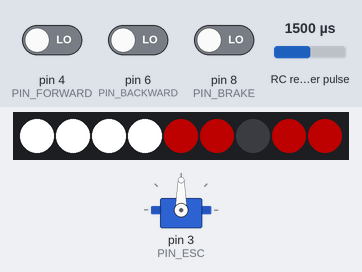
Simulated run of this sketch. Board: Arduino Uno, built with avr-gcc and run on an emulated ATmega328P. On the bench: servo, 9 RGB LEDs in strip order, left to right. Wiring (inferred from the names in the program): RC receiver channel: data pin 10; servo: signal pin 3. Inputs (shaded band) come from the test bench; at power-on: pin 8 (PIN_BRAKE) LOW, RC receiver pulse 1500 µs, pin 4 (PIN_FORWARD) LOW, pin 6 (PIN_BACKWARD) LOW. Servo pulses on a pin are drawn as a servo (544–2400 µs = 0–180°); what the sketch prints to the serial monitor is not drawn.

Above: at 0.72 s.
1.3 s: pin 8 (PIN_BRAKE) driven HIGH
At 1.8 s:
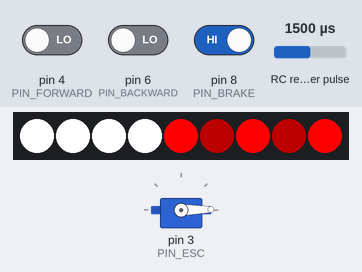
3.8 s: RC receiver pulse (sensor on pin 10) set to 1020 µs
At 5.27 s:
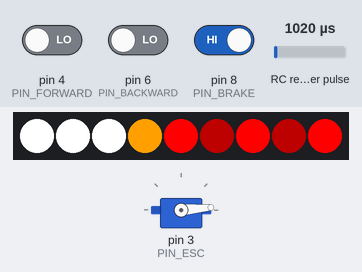
6.8 s: pin 8 (PIN_BRAKE) driven LOW
At 7.05 s:
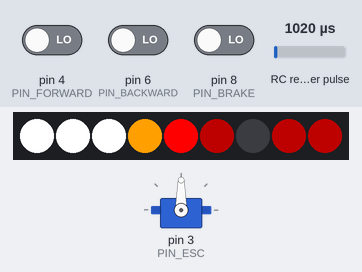
9.1 s: RC receiver pulse (sensor on pin 10) set to 1750 µs
At 10.05 s:
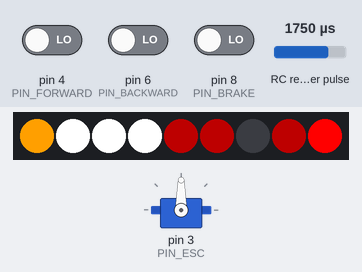
10.8 s: pin 8 (PIN_BRAKE) driven HIGH
At 12.45 s:
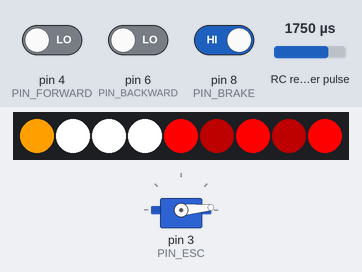
12.6 s: pin 4 (PIN_FORWARD) driven HIGH
Timing chart, 0 to 16.6 s (numbered marks = the images above; inputs shaded):
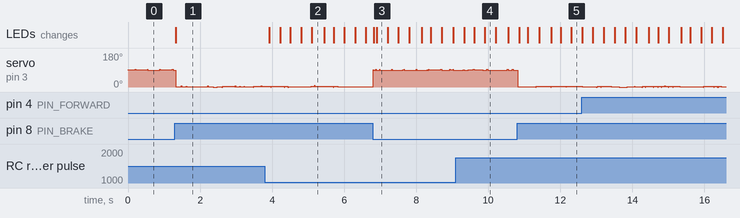

Measured:
- after the input at 1.3 s, the LEDs: change at once (image 1)
- after the input at 3.8 s, the LEDs: change after 0.12 s (image 2)
- after the input at 6.8 s, the LEDs: first change at once (image 3 shows a later state)
- after the input at 9.1 s, the LEDs: change after 0.23 s (image 4)
- after the input at 10.8 s, the LEDs: first change after 0.06 s (image 5 shows a later state)

The sketch:

rc-led.ino
```cpp
// (licence header left out)
// print debugging info
#define SERIAL_ENABLE

// enable addressable LED support
#define LED_ENABLE

#include <PinChangeInterrupt.h>
#ifdef LED_ENABLE
#include <FastLED.h>
#endif // LED_ENABLE

// for attiny85
#if defined (__AVR_ATtiny85__)
  // ATTiny doesn't have serial capability
  #ifdef SERIAL_ENABLE
  #undef SERIAL_ENABLE
  #endif SERIAL_ENABLE

  // inputs
  #define PIN_FORWARD 0
  #define PIN_BACKWARD 1
  // ensure a 50% voltage divider is on the reset pin between the 5v and receiver output
  #define PIN_ANALOG_BRAKE A0
  #define PIN_STEERING 2

  // outputs
  #define PIN_ESC 4
  #define PIN_LED 3
#else
  // inputs
  #define PIN_FORWARD 4
  #define PIN_BACKWARD 6
  #define PIN_BRAKE 8
//  #define PIN_ANALOG_BRAKE A0
  #define PIN_STEERING 10

  // outputs
  #define PIN_ESC 3
  #define PIN_LED 2
#endif

// used when mapping 3.3v logic to 5v
#define MAX_LOGIC 681
#define HALF_LOGIC MAX_LOGIC >> 1
// max analog int value
#define ANALOG_RESOLUTION 1024

#define ESC_MIN_PULSE 1000
#define ESC_MAX_PULSE 2000
#define ESC_RESET_MICROS 500

#define SERVO_MIN_PULSE 1092
#define SERVO_MAX_PULSE 1848

#define RECEIVER_MIN_PULSE 60
#define RECEIVER_MAX_FORWARD_PULSE 2872
#define RECEIVER_MAX_BACKWARD_PULSE 1924

#define STEERING_DEADZONE (ANALOG_RESOLUTION >> 3)

#define LED_COLOR_OFF CRGB::Black
#define LED_COLOR_HEADLIGHT CRGB::White
// amber
#define LED_COLOR_BLINKER 0xFF9f00
// low brightness red
#define LED_COLOR_TAILLIGHT 0x4f0000
#define LED_COLOR_BRAKELIGHT CRGB::Red
#define LED_COLOR_REVERSELIGHT 0x7f7f7f

// ordered clockwise
#define LED_LEFT_HEADLIGHT 1
#define LED_RIGHT_HEADLIGHT 2
#define LED_LEFT_BLINKER 0
#define LED_RIGHT_BLINKER 3
#define LED_LEFT_TAILLIGHT 8
#define LED_RIGHT_TAILLIGHT 4
#define LED_LEFT_REVERSELIGHT 7
#define LED_RIGHT_REVERSELIGHT 5
#define LED_CENTER_BRAKELIGHT 6
#define NUM_LEDS 9

#define BAD_TIMING 0x7fffffff

int interruptsWereDisabled = false;
volatile long forwardRiseMicros = 0;
volatile unsigned long forwardElapsedMicros = 0;
volatile long backwardRiseMicros = 0;
volatile unsigned long backwardElapsedMicros = 0;
volatile unsigned long brakingStartMicros = 0;
volatile unsigned long steeringRiseMicros = 0;
volatile unsigned long steeringElapsedMicros = 0;

int forward = 0;
int backward = 0;
int brake = 0;
int steering = 0;
int throttle = 0;

#ifdef LED_ENABLE
CRGB leds[NUM_LEDS];
#endif // LED_ENABLE

void setup() {
  pinMode(PIN_FORWARD, INPUT);
  pinMode(PIN_BACKWARD, INPUT);
  #ifdef PIN_ANALOG_BRAKE
  pinMode(PIN_ANALOG_BRAKE, INPUT_PULLUP);
  #else // PIN_ANALOG_BRAKE
  pinMode(PIN_BRAKE, INPUT);
  #endif // PIN_ANALOG_BRAKE
  pinMode(PIN_STEERING, INPUT);
  pinMode(PIN_ESC, OUTPUT);

  attachPinChangeInterrupt(digitalPinToPinChangeInterrupt(PIN_FORWARD), forwardChange, CHANGE);
  attachPinChangeInterrupt(digitalPinToPinChangeInterrupt(PIN_BACKWARD), backwardChange, CHANGE);
  attachPinChangeInterrupt(digitalPinToPinChangeInterrupt(PIN_STEERING), steeringChange, CHANGE);

  #ifdef LED_ENABLE
  FastLED.addLeds<NEOPIXEL, PIN_LED>(leds, NUM_LEDS);
  #endif // LED_ENABLE

  #ifdef SERIAL_ENABLE
  Serial.begin(115200);
  while (!Serial)
    ; // busy wait
  #endif // SERIAL_ENABLE
}

void loop() {
  readInputs();
  writeEsc(throttle);

  #ifdef LED_ENABLE
  writeLeds();
  #endif // LED_ENABLE

  #ifdef SERIAL_ENABLE
  writeSerial();
  #endif // SERIAL_ENABLE
}

void forwardChange() {
  if(interruptsWereDisabled) {
    forwardRiseMicros = BAD_TIMING;
    return;
  }
  unsigned long now = micros();
  if (digitalRead(PIN_FORWARD)) {
    // we are on rising edge
    forwardRiseMicros = now;
  } else {
    // we are on falling edge
    if (forwardRiseMicros == BAD_TIMING) {
      return;
    }
    forwardElapsedMicros = now - forwardRiseMicros;
    forwardRiseMicros = -forwardRiseMicros;
  }
}

void backwardChange() {
  if(interruptsWereDisabled) {
    backwardRiseMicros = BAD_TIMING;
    return;
  }
  unsigned long now = micros();
  if (digitalRead(PIN_BACKWARD)) {
    // we are on rising edge
    backwardRiseMicros = now;
  } else {
    // we are on falling edge
    if (backwardRiseMicros == BAD_TIMING) {
      return;
    }
    backwardElapsedMicros = now - backwardRiseMicros;
    backwardRiseMicros = -backwardRiseMicros;
  }
}

void steeringChange() {
  if(interruptsWereDisabled) {
    steeringRiseMicros = BAD_TIMING;
    return;
  }
  unsigned long now = micros();
  if (digitalRead(PIN_STEERING)) {
    // we are on rising edge
    steeringRiseMicros = now;
  } else {
    // we are on falling edge
    if (steeringRiseMicros == BAD_TIMING) {
      return;
    }
    steeringElapsedMicros = now - steeringRiseMicros;
  }
}

void readInputs() {
  unsigned long now = micros();

  // read forward
  if (forwardRiseMicros < 0 && now + forwardRiseMicros > RECEIVER_MAX_FORWARD_PULSE << 1) {
    forwardElapsedMicros = 0; // no signal in a while. reset to zero
  }
  forward = map(forwardElapsedMicros, RECEIVER_MIN_PULSE, RECEIVER_MAX_FORWARD_PULSE, 0, ANALOG_RESOLUTION);
  forward = clip(forward, 0, ANALOG_RESOLUTION);

  // read backward
  if (backwardRiseMicros < 0 && now + backwardRiseMicros > RECEIVER_MAX_BACKWARD_PULSE << 1) {
    backwardElapsedMicros = 0; // no signal in a while. reset to zero
  }
  backward = map(backwardElapsedMicros, RECEIVER_MIN_PULSE, RECEIVER_MAX_BACKWARD_PULSE, 0, ANALOG_RESOLUTION);
  backward = clip(backward, 0, ANALOG_RESOLUTION);

  // read brake
  #ifdef PIN_ANALOG_BRAKE
  // analog braking reading so we can read from a reset pin.
  // The reset pin resets at 2.2v, so half of  5v (2.5v) is plenty headroom. http://www.technoblogy.com/show?LSE
  // To wire this up, we must put the read pin in a voltage divider (5v <R1> PIN_ANALOG_BRAKE <R2> brake-output-from-receiver)
  // With a 50% split in the voltage divider, the lower read voltage will be 5v / 2 = 2.5v.
  // The upper voltage is ((5v - 3v) / 2) + 3v = 4v.
  // Hence the input will be [2.5, 4] = [2.5/5 * ANALOG_RESOLUTION, 4/5 * ANALOG_RESOLUTION] = [512, 819.2]
  brake = analogRead(PIN_ANALOG_BRAKE);
  int vMin = (2.5/5.0) * ANALOG_RESOLUTION;
  int vMax = (4.0/5.0) * ANALOG_RESOLUTION;
  // if less than half of voltage range, set 0, otherwise set full
  brake = brake < (((vMax - vMin) >> 1) + vMin) ? 0 : ANALOG_RESOLUTION;
  #else // PIN_ANALOG_BRAKE
  brake = digitalRead(PIN_BRAKE);
  #endif // PIN_ANALOG_BRAKE

  // slight filtering
  if (brake) {
    if (brakingStartMicros) {
      if (now - brakingStartMicros > RECEIVER_MAX_FORWARD_PULSE << 2) {
        // only apply brake until after it's been held down for a little while.
        // otherwise we prematurely turn it on because the throttle's not sent yet.
        brake = ANALOG_RESOLUTION;
      }
    } else {
      brakingStartMicros = now;
    }
  } else {
    brakingStartMicros = 0;
    brake = 0;
  }

  throttle = mixThrottle();

  // read steering
  steering = map(steeringElapsedMicros, SERVO_MIN_PULSE, SERVO_MAX_PULSE, 0, ANALOG_RESOLUTION);
  steering = clip(steering, 0, ANALOG_RESOLUTION);
}

int mixThrottle() {
  int throttle = 0;
  throttle += forward;
  throttle -= backward;
  if (isBraking()) {
    throttle -= brake;
  }

  throttle = clip(throttle, -ANALOG_RESOLUTION, ANALOG_RESOLUTION);
  throttle = map(throttle, -ANALOG_RESOLUTION, ANALOG_RESOLUTION, 0, ANALOG_RESOLUTION);

  return throttle;
}

void writeEsc(int throttle) {
  int pulseMicros = map(throttle, 0, ANALOG_RESOLUTION, ESC_MIN_PULSE, ESC_MAX_PULSE);
  // servo pcm
  unsigned long then = micros() + pulseMicros;
  digitalWrite(PIN_ESC, HIGH);
  while (micros() < then)
    ; // busy sleep. I think interrupts screw with delays
  digitalWrite(PIN_ESC, LOW);
  delayMicroseconds(ESC_RESET_MICROS);
}

#ifdef LED_ENABLE
void writeLeds() {
  leds[LED_LEFT_HEADLIGHT] = LED_COLOR_HEADLIGHT;
  leds[LED_RIGHT_HEADLIGHT] = LED_COLOR_HEADLIGHT;

  if (isBraking()) {
    leds[LED_LEFT_TAILLIGHT] = LED_COLOR_BRAKELIGHT;
    leds[LED_RIGHT_TAILLIGHT] = LED_COLOR_BRAKELIGHT;
    leds[LED_CENTER_BRAKELIGHT] = LED_COLOR_BRAKELIGHT;
  } else {
    leds[LED_LEFT_TAILLIGHT] = LED_COLOR_TAILLIGHT;
    leds[LED_RIGHT_TAILLIGHT] = LED_COLOR_TAILLIGHT;
    leds[LED_CENTER_BRAKELIGHT] = LED_COLOR_OFF;
  }

  if (isReversing()) {
    leds[LED_LEFT_REVERSELIGHT] = LED_COLOR_REVERSELIGHT;
    leds[LED_RIGHT_REVERSELIGHT] = LED_COLOR_REVERSELIGHT;
  } else {
    leds[LED_LEFT_REVERSELIGHT] = LED_COLOR_TAILLIGHT;
    leds[LED_RIGHT_REVERSELIGHT] = LED_COLOR_TAILLIGHT;
  }

  // we could probably make the blinkers start when detected instead of sticking to a rigid schedule.
  int shouldBlink = (millis() / 300) & 0x1;
  if (shouldBlink) {
    if (isSteeringLeft()) {
      leds[LED_LEFT_BLINKER] = LED_COLOR_BLINKER;
      leds[LED_LEFT_TAILLIGHT] = LED_COLOR_BRAKELIGHT;
    } else if (isSteeringRight()) {
      leds[LED_RIGHT_BLINKER] = LED_COLOR_BLINKER;
      leds[LED_RIGHT_TAILLIGHT] = LED_COLOR_BRAKELIGHT;
    }
  } else {
    leds[LED_LEFT_BLINKER] = LED_COLOR_HEADLIGHT;
    leds[LED_RIGHT_BLINKER] = LED_COLOR_HEADLIGHT;
  }

  interruptsWereDisabled = true;
  FastLED.show();
  interruptsWereDisabled = false;
}
#endif // LED_ENABLE

bool isBraking() {
  return !forward && brake;
}

bool isReversing() {
  return backward;
}

bool isSteeringLeft() {
  return steering > (ANALOG_RESOLUTION >> 1) + STEERING_DEADZONE;
}

bool isSteeringRight() {
  return steering < (ANALOG_RESOLUTION >> 1) - STEERING_DEADZONE;
}

int clip (int val, int min, int max) {
  val = val < min ? min : val;
  val = val > max ? max : val;
  return val;
}

#ifdef SERIAL_ENABLE
void writeSerial() {
  Serial.print("forward:");
  Serial.print(forward);
  Serial.print(", ");

  Serial.print("backward:");
  Serial.print(backward);
  Serial.print(", ");

  Serial.print("brake:");
  Serial.print(brake);
  Serial.print(", ");

  Serial.print("throttle:");
  Serial.print(throttle);
  Serial.print(", ");

  Serial.print("steering:");
  Serial.print(steering);
  Serial.print(", ");

  Serial.print("isBraking:");
  Serial.print(isBraking() << 9);
  Serial.print(", ");

  Serial.print("isReversing:");
  Serial.print(isReversing() << 9);
  Serial.print(", ");

  Serial.print("isSteeringLeft:");
  Serial.print(isSteeringLeft() << 9);
  Serial.print(", ");

  Serial.print("isSteeringRight:");
  Serial.print(isSteeringRight() << 9);

  Serial.println();
}
#endif // SERIAL_ENABLE
```
